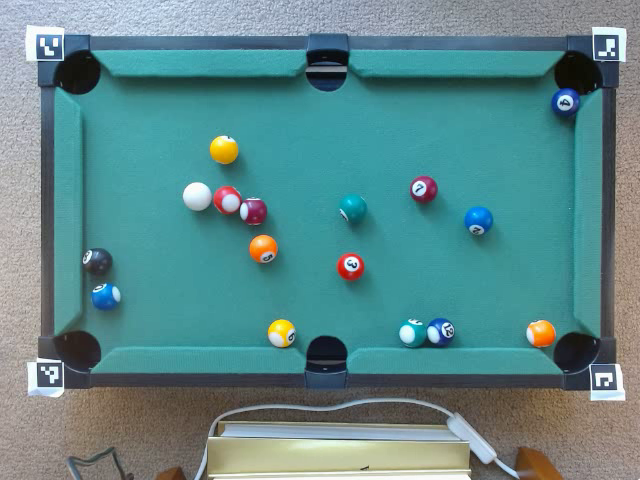
#> input picture frame 38 of clips-02/clip_02.mp4, 640 x 480 px
$ python v02_hsv.py
#> lines starting #> are read from the running program, lines starting #| are printed output that depends on the picture; after the words box and inside, x2 and y2 are one past the last pixel; in counts of white or black regions, pixels touching at a corner belong together
import cv2
import numpy as np
from config import OUTPUT_DIR

capture = cv2.VideoCapture("PROJECT/clips/clip_02.mp4")
#capture = cv2.VideoCapture(1, cv2.CAP_DSHOW)

H = np.load("PROJECT/homography.npy")
#> (reads clips-02/homography.npy from the repository)
OUTPUT_W, OUTPUT_H = 600, 400

# Parameters for HoughCircles
BLUR_KERNEL  = 9
DP           = 1.2 # accumulator resolution
MIN_DIST     = 20
PARAM1       = 50 # Canny threshold
PARAM2       = 18 # accumulator threshold
MIN_RADIUS   = 11
MAX_RADIUS   = 20

# Define a margin, to avoid to recognize the holes as balls
MARGIN = 50  # pixels

margin_mask = np.zeros((OUTPUT_H, OUTPUT_W), dtype=np.uint8)
cv2.rectangle(margin_mask,
              (MARGIN, MARGIN),
              (OUTPUT_W - MARGIN, OUTPUT_H - MARGIN),
              255, -1)
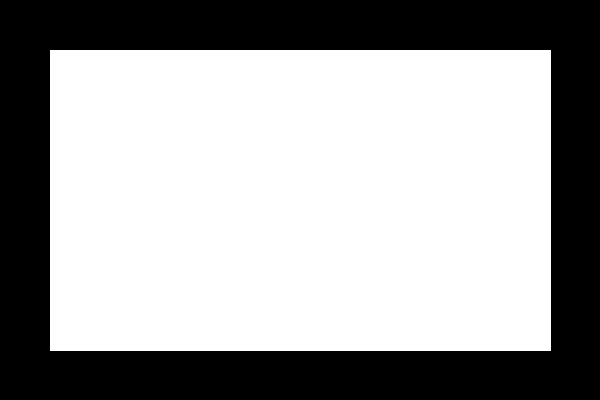
#> margin_mask: shape (400, 600); 62.8% white; 1 black region, box (x1, y1, x2, y2) and area: (0, 0, 600, 400) 89199

# parameters for thresholding (HSV channels)
HSV_LOWER = np.array([45, 31, 0])
HSV_UPPER = np.array([99, 230, 255])

# save clip
# Output parameters
"""
fourcc = cv2.VideoWriter_fourcc(*'mp4v')
fps = capture.get(cv2.CAP_PROP_FPS) or 30
writer = cv2.VideoWriter("PROJECT/clips/balls_detection_01.mp4", fourcc, fps, (OUTPUT_W, OUTPUT_H))
OUTPUT_DIR = "PROJECT/clips"
"""

while True:
    ret, frame = capture.read()
#> frame is the input picture: shape (480, 640, 3); mean B, G, R 138.5, 136.5, 93.3
    if not ret:
        break

    key = cv2.waitKey(10) & 0xFF
#> (key q is pressed here)

    frame_homography = cv2.warpPerspective(frame, H, (OUTPUT_W, OUTPUT_H))
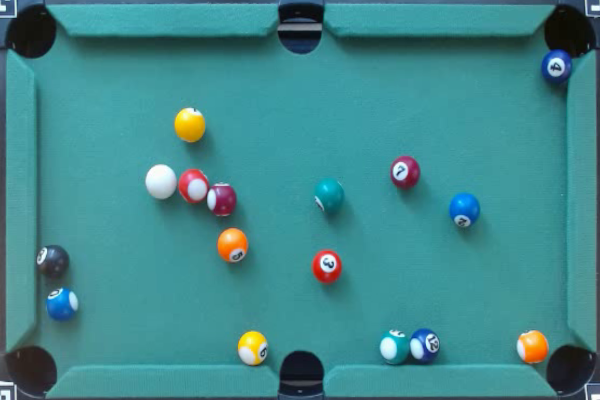
#> frame_homography: shape (400, 600, 3); mean B, G, R 140.5, 136.3, 64.1
    hsv = cv2.cvtColor(frame_homography, cv2.COLOR_BGR2HSV)
#> hsv: shape (400, 600, 3); mean H, S, V 91.2, 143.3, 143.5

    hsv_mask = cv2.inRange(hsv, HSV_LOWER, HSV_UPPER)
#> hsv_mask: shape (400, 600); 87.2% white; 30 black regions (13 under 20 px), largest, box (x1, y1, x2, y2) and area: (0, 0, 600, 400) 19832, (147, 165, 237, 217) 2223, (216, 227, 249, 263) 892

    # morphological adjustments
    kernel = cv2.getStructuringElement(cv2.MORPH_ELLIPSE, (5, 5))
    hsv_mask = cv2.morphologyEx(hsv_mask, cv2.MORPH_CLOSE, kernel)
#> hsv_mask: shape (400, 600); 87.7% white; 21 black regions (1 under 20 px), largest, box (x1, y1, x2, y2) and area: (0, 0, 600, 400) 16762, (147, 165, 237, 217) 2147, (275, 351, 332, 400) 1891
    hsv_mask = cv2.morphologyEx(hsv_mask, cv2.MORPH_OPEN, kernel)
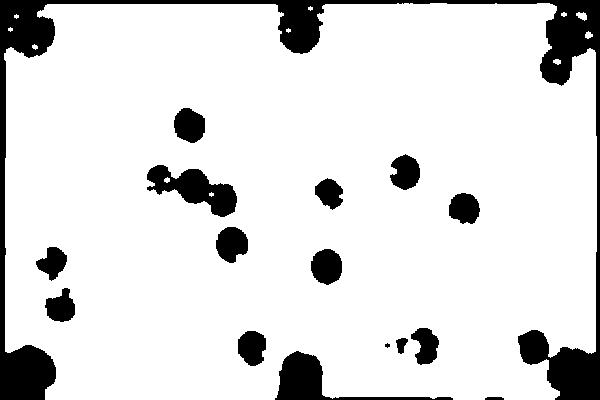
#> hsv_mask: shape (400, 600); 87.4% white; 16 black regions (1 under 20 px), largest, box (x1, y1, x2, y2) and area: (0, 0, 600, 400) 18169, (147, 165, 237, 217) 2260, (275, 351, 453, 400) 2251

    # revert colors (table: white->black; balls: black->white)
    hsv_mask = cv2.bitwise_not(hsv_mask)

    blurred = cv2.GaussianBlur(hsv_mask, (BLUR_KERNEL, BLUR_KERNEL), 0)
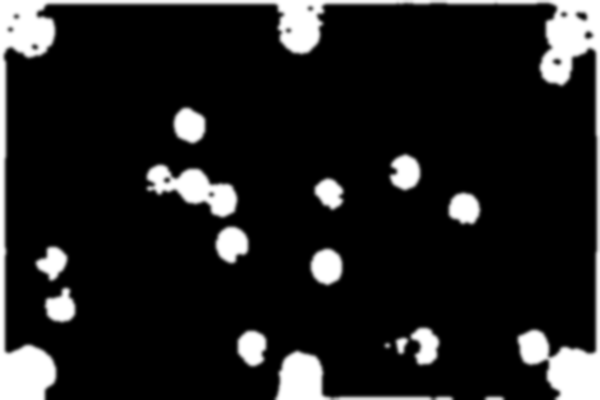
#> blurred: shape (400, 600); min 0, max 255, mean 32.1

    blurred_mask = cv2.bitwise_and(blurred, blurred, mask=margin_mask)
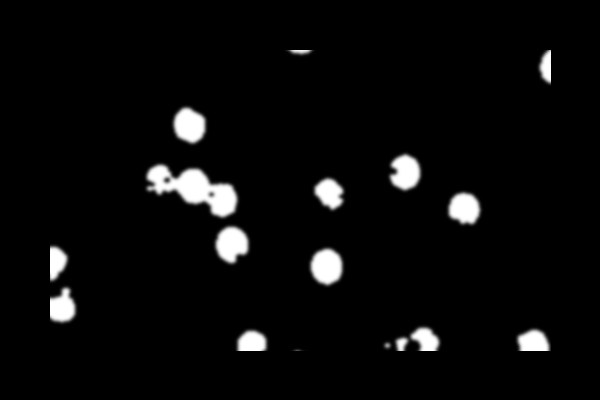
#> blurred_mask: shape (400, 600); min 0, max 255, mean 10.5

    circles = cv2.HoughCircles(
        blurred_mask,
        cv2.HOUGH_GRADIENT,
        dp=DP,
        minDist=MIN_DIST,
        param1=PARAM1,
        param2=PARAM2,
        minRadius=MIN_RADIUS,
        maxRadius=MAX_RADIUS
    )
#> circles = 14 rows, first 8: [463.8, 208.2, 15.56], [251.4, 345, 14.24], [190.2, 124.2, 16.52], [232.2, 243, 16.16], [195, 185.4, 17.96], [405, 171, 16.16], [329.4, 265.8, 18.8], [61.8, 307.8, 13.4]

    output = frame_homography.copy()

    if circles is not None:
        circles = np.round(circles[0]).astype(int)
#> circles = 14 rows, first 8: [464, 208, 16], [251, 345, 14], [190, 124, 17], [232, 243, 16], [195, 185, 18], [405, 171, 16], [329, 266, 19], [62, 308, 13]
        for x, y, r in circles:
            cv2.circle(output, (x, y), r, (0, 255, 0), 2)
            cv2.circle(output, (x, y), 3, (0, 255, 0), -1)
#> this loop made 14 passes
#> (x, y, r) on passes 1 to 12: (464, 208, 16), (251, 345, 14), (190, 124, 17), (232, 243, 16), (195, 185, 18), (405, 171, 16), (329, 266, 19), (62, 308, 13), (160, 178, 14), (219, 200, 18), (327, 190, 12), (423, 340, 12)
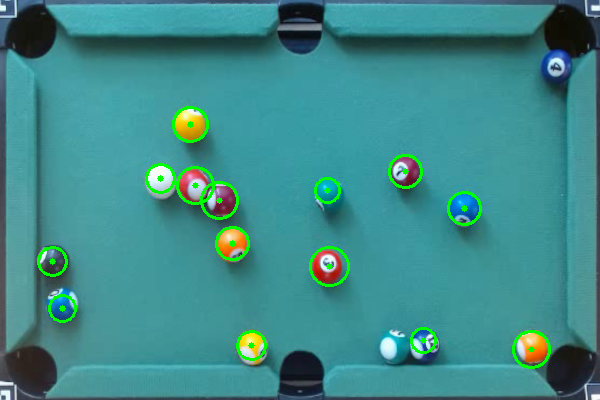
#> output: shape (400, 600, 3); 1.87% of pixels changed, all inside (x1, y1, x2, y2) = (37, 106, 551, 369)
        cv2.putText(output, f"Balls: {len(circles)}", (10, 25),
                    cv2.FONT_HERSHEY_SIMPLEX, 0.7, (0, 255, 0), 2)
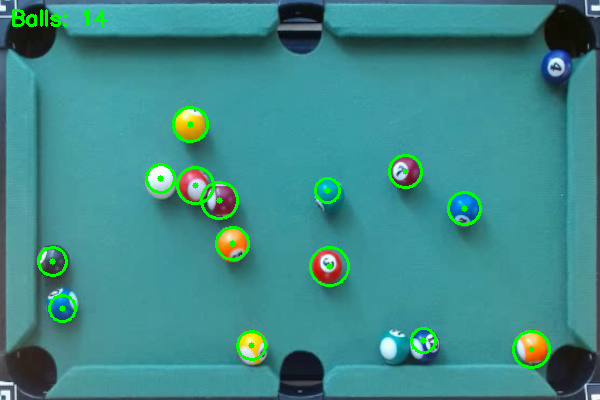
#> output: shape (400, 600, 3); 0.26% of pixels changed, all inside (x1, y1, x2, y2) = (12, 9, 108, 27)
    else:
        cv2.putText(output, "No balls found!", (10, 25),
                    cv2.FONT_HERSHEY_SIMPLEX, 0.7, (0, 0, 255), 2)

    cv2.imshow("Original", frame_homography)
    cv2.imshow("Gray + Blur", blurred)
    cv2.imshow("Balls detection", output)

    # save clip
    #writer.write(output)

    if key == ord('q'):
        """ print the parameters of the circles, save frames for show results """
        # [6 lines of commented-out code are left out]
        break
    if key == ord('s'):
        # save clips
        cv2.imwrite(f"{OUTPUT_DIR}/RESULTS/v02_balls_detection_01.png", frame_homography)
        cv2.imwrite(f"{OUTPUT_DIR}/RESULTS/v02_balls_detection_02.png", blurred)
        cv2.imwrite(f"{OUTPUT_DIR}/RESULTS/v02_balls_detection_03.png", output)


capture.release()
#writer.release()
cv2.destroyAllWindows()
